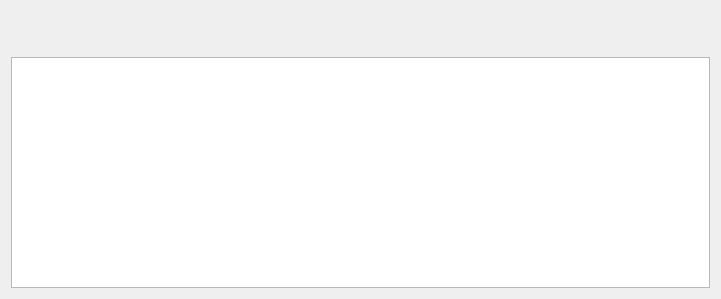
<?xml version="1.0" encoding="UTF-8"?>
<ui version="4.0">
 <class>dlg_ent_inst</class>
 <widget class="QDialog" name="dlg_ent_inst">
  <property name="geometry">
   <rect>
    <x>0</x>
    <y>0</y>
    <width>721</width>
    <height>299</height>
   </rect>
  </property>
  <property name="font">
   <font>
    <family>Microsoft JhengHei</family>
    <pointsize>12</pointsize>
    <weight>9</weight>
    <italic>false</italic>
    <bold>false</bold>
   </font>
  </property>
  <property name="windowTitle">
   <string>案件選擇</string>
  </property>
  <property name="windowIcon">
   <iconset resource="../res/mycis.qrc">
    <normaloff>:/res/img/patient.png</normaloff>:/res/img/patient.png</iconset>
  </property>
  <property name="styleSheet">
   <string notr="true">font: 75 12pt &quot;Microsoft JhengHei&quot;;</string>
  </property>
  <layout class="QGridLayout" name="gridLayout_2">
   <item row="0" column="0">
    <layout class="QGridLayout" name="gridLayout">
     <item row="0" column="0">
      <layout class="QHBoxLayout" name="horizontalLayout">
       <item>
        <widget class="QLabel" name="lbl_gender">
         <property name="sizePolicy">
          <sizepolicy hsizetype="Fixed" vsizetype="Fixed">
           <horstretch>0</horstretch>
           <verstretch>0</verstretch>
          </sizepolicy>
         </property>
         <property name="text">
          <string/>
         </property>
         <property name="pixmap">
          <pixmap resource="../res/mycis.qrc">:/res/img/user-female.png</pixmap>
         </property>
        </widget>
       </item>
       <item>
        <spacer name="horizontalSpacer">
         <property name="orientation">
          <enum>Qt::Horizontal</enum>
         </property>
         <property name="sizeType">
          <enum>QSizePolicy::Fixed</enum>
         </property>
         <property name="sizeHint" stdset="0">
          <size>
           <width>5</width>
           <height>40</height>
          </size>
         </property>
        </spacer>
       </item>
       <item>
        <widget class="QLabel" name="lbl_details">
         <property name="text">
          <string/>
         </property>
        </widget>
       </item>
      </layout>
     </item>
     <item row="1" column="0">
      <widget class="QTableView" name="tbv"/>
     </item>
    </layout>
   </item>
  </layout>
 </widget>
 <resources>
  <include location="../res/mycis.qrc"/>
 </resources>
 <connections/>
</ui>
